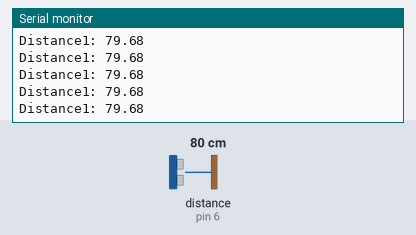
A sketch run on a simulated Arduino Uno, built with avr-gcc and run on an emulated ATmega328P. Parts: the last lines printed to the serial monitor. Wiring (inferred from the names in the program): ultrasonic range finder: trigger pin 5; echo pin 6. The inputs (shaded band) are chosen by the test bench; at power-on: distance to the obstacle (sensor on pin 6) 80 cm. The echo pulse lasts 58.3 µs per cm.

Above: at 1.2 s.
1.3 s: distance to the obstacle (sensor on pin 6) set to 120 cm
At 1.49 s:
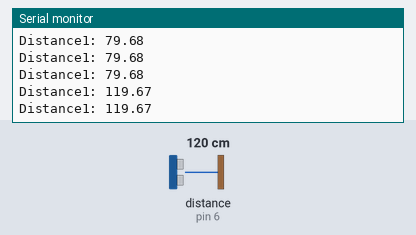
4.3 s: distance to the obstacle (sensor on pin 6) set to 2 cm
At 4.3 s:
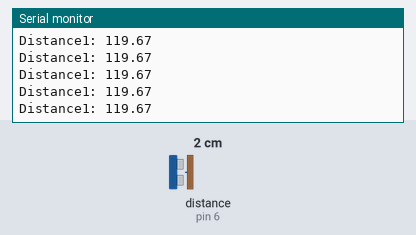
5.8 s: distance to the obstacle (sensor on pin 6) set to 299 cm
At 5.83 s:
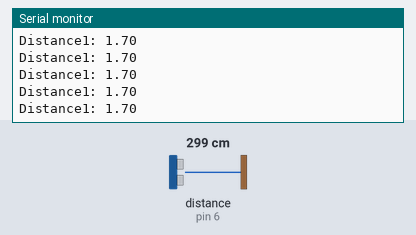
Timing chart, 0 to 8.8 s (numbered marks = the images above; inputs shaded):
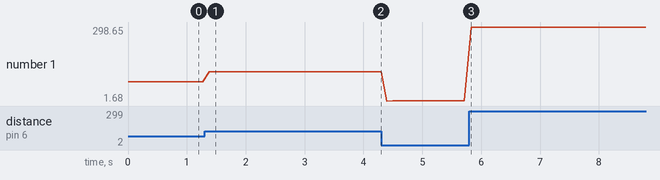

Measured:
- after the input at 1.3 s, the serial monitor: prints a new line after 0.08 s (image 1)
- plotted number 1: 79.68 → 119.67 after the input at 1.3 s, 119.67 → 1.7 after the input at 4.3 s, 1.7 → 298.63 after the input at 5.8 s

The sketch:

ultrasonic_sensor.ino
```cpp
const int trigPin1 = 5;
const int echoPin1= 6;
float duration1, distance1;

void setup() {

  pinMode(trigPin1, OUTPUT);
  pinMode(echoPin1, INPUT);
  //pinMode(6, OUTPUT);
  Serial.begin(9600);
}

void loop() {


  digitalWrite(trigPin1, LOW);
  delayMicroseconds(2);
  digitalWrite(trigPin1, HIGH);
  delayMicroseconds(10);
  digitalWrite(trigPin1, LOW);
  //digitalWrite(6, LOW); //0
  duration1 = pulseIn(echoPin1, HIGH);
  distance1 = (duration1*.0343)/2;
  //if (distance < 20){
    //Serial.print("Hello World!");
    /*digitalWrite(6, HIGH); //153
    //delayMicroseconds(500);
    //delayMicroseconds(4000);
  }*/
  Serial.print("Distance1: ");
  Serial.println(distance1);
  delay(100);

}
```
